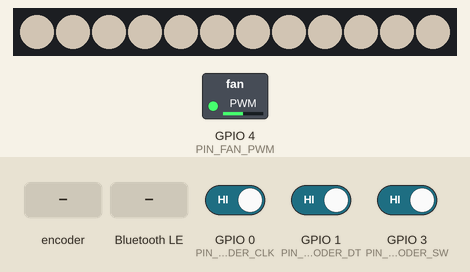
Recording of a sketch running on a simulated ESP32-C3. Shown: 12 RGB LEDs in strip order, left to right, switched loads named in the sketch (green lamp = pin HIGH). The inputs (shaded band) are chosen by the test bench; at power-on: GPIO 3 (PIN_ENCODER_SW) HIGH, GPIO 0 (PIN_ENCODER_CLK) HIGH, GPIO 1 (PIN_ENCODER_DT) HIGH. Dim RGB values are drawn brighter than linear; nothing arrives over Bluetooth unless stated; a phone connects over Bluetooth LE 3 s after start; what the sketch prints to the serial monitor is not drawn.

Above: at 1.7 s.
1.8 s: rotary encoder on GPIO 0 (PIN_ENCODER_CLK) / GPIO 1 (PIN_ENCODER_DT) turned 3 steps (first pin leading)
At 2.1 s:
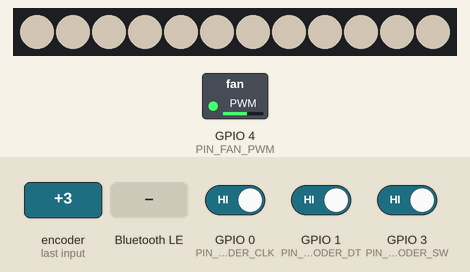
3.9 s: GPIO 3 (PIN_ENCODER_SW) driven LOW
At 5.9 s:
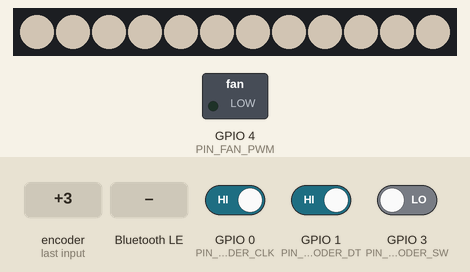
6.4 s: rotary encoder on GPIO 0 (PIN_ENCODER_CLK) / GPIO 1 (PIN_ENCODER_DT) turned 3 steps (first pin leading)
At 7.3 s:
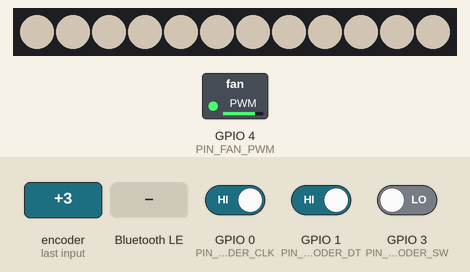
8.5 s: Bluetooth LE write "OFF" received
At 9.7 s:
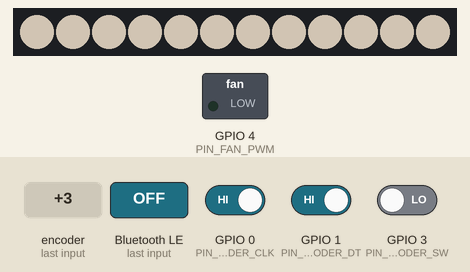
10.0 s: Bluetooth LE write "ON" received
At 11.0 s:
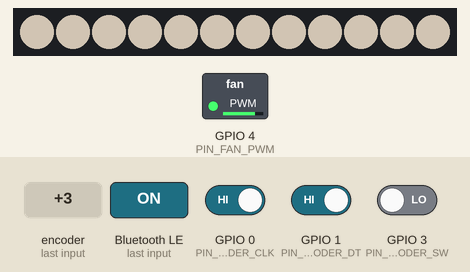
Timing chart, 0 to 13.0 s (numbered marks = the images above; inputs shaded):
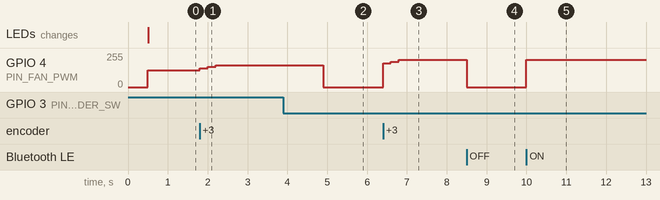

Measured:
- after the input at 1.8 s, GPIO 4 (PIN_FAN_PWM): 127/255 → 139/255 at once, → 152/255 0.20 s later, → 164/255 0.20 s later
- after the input at 3.9 s, GPIO 4 (PIN_FAN_PWM): 164/255 → 0/255 after 1.0 s
- after the input at 6.4 s, GPIO 4 (PIN_FAN_PWM): 0/255 → 177/255 at once, → 190/255 0.20 s later, → 203/255 0.20 s later
- after the input at 8.5 s, GPIO 4 (PIN_FAN_PWM): 203/255 → 0/255 at once
- after the input at 10.0 s, GPIO 4 (PIN_FAN_PWM): 0/255 → 203/255 at once

The sketch:

fluxinator.ino
```cpp
#include <Arduino.h>
#include <Adafruit_NeoPixel.h>
#include <BLEDevice.h>
#include <BLEServer.h>
#include <BLEUtils.h>
#include <BLE2902.h>

// --- HARDWARE PINOUT ---
const int PIN_ENCODER_CLK = 0;
const int PIN_ENCODER_DT  = 1;
const int PIN_ENCODER_SW  = 3;
const int PIN_FAN_PWM     = 4;
const int PIN_ARGB_DATA   = 5;

// --- FAN PWM SPECS (Intel 4-wire standard: 25 kHz) ---
const int PWM_FREQ        = 25000;
const int PWM_RESOLUTION  = 8;
const int PWM_CHANNEL     = 0;

// --- ARGB CONFIGURATION ---
const int NUM_LEDS = 12;
Adafruit_NeoPixel strip(NUM_LEDS, PIN_ARGB_DATA, NEO_GRB + NEO_KHZ800);

// --- STATE MANAGEMENT ---
int fanSpeedPercent = 50;
int lastFanSpeedPercent = 50;
bool fanEnabled = true;
int ledBrightness = 120;

enum ControlMode { MODE_FAN, MODE_LIGHT };
ControlMode currentMode = MODE_FAN;

int lastClkState;
unsigned long lastButtonPress = 0;
bool buttonHeld = false;

// --- NORDIC UART SERVICE (NUS) ---
#define SERVICE_UUID           "6E400001-B5A3-F393-E0A9-E50E24DCCA9E"
#define CHARACTERISTIC_UUID_RX "6E400002-B5A3-F393-E0A9-E50E24DCCA9E"
#define CHARACTERISTIC_UUID_TX "6E400003-B5A3-F393-E0A9-E50E24DCCA9E"

BLEServer *pServer = NULL;
BLECharacteristic *pTxCharacteristic = NULL;
bool deviceConnected = false;
bool oldDeviceConnected = false;

// Hardware drivers
void setFanDuty(int percent) {
  int duty = 0;
  if (fanEnabled && percent > 0) {
    duty = map(percent, 0, 100, 0, 255);
  }
  #if ESP_ARDUINO_VERSION >= ESP_ARDUINO_VERSION_VAL(3, 0, 0)
    ledcWrite(PIN_FAN_PWM, duty);
  #else
    ledcWrite(PWM_CHANNEL, duty);
  #endif
}

void updateLEDs() {
  for (int i = 0; i < NUM_LEDS; i++) {
    strip.setPixelColor(i, strip.Color(255, 240, 220));
  }
  strip.setBrightness(ledBrightness);
  strip.show();
}

void sendBleStatus(String message) {
  if (deviceConnected && pTxCharacteristic != NULL) {
    message += "\r\n";
    pTxCharacteristic->setValue((uint8_t*)message.c_str(), message.length());
    pTxCharacteristic->notify();
  }
}

// Protocol Command Parser
void parseBleCommand(String cmd) {
  cmd.trim();
  cmd.toUpperCase();

  if (cmd.startsWith("FAN ") || cmd.startsWith("F ")) {
    int val = cmd.substring(cmd.indexOf(' ') + 1).toInt();
    fanSpeedPercent = constrain(val, 0, 100);
    fanEnabled = (fanSpeedPercent > 0);
    setFanDuty(fanSpeedPercent);
    sendBleStatus("FAN:" + String(fanSpeedPercent));
    Serial.printf("[BLE RX] Speed: %d%%\n", fanSpeedPercent);
  }
  else if (cmd.startsWith("LIGHT ") || cmd.startsWith("L ")) {
    int val = cmd.substring(cmd.indexOf(' ') + 1).toInt();
    ledBrightness = constrain(val, 0, 255);
    updateLEDs();
    sendBleStatus("LIGHT:" + String(ledBrightness));
    Serial.printf("[BLE RX] Light: %d/255\n", ledBrightness);
  }
  else if (cmd == "OFF") {
    fanEnabled = false;
    setFanDuty(0);
    sendBleStatus("FAN:OFF");
    Serial.println("[BLE RX] Fan STOP");
  }
  else if (cmd == "ON") {
    fanEnabled = true;
    if (fanSpeedPercent == 0) fanSpeedPercent = 50;
    setFanDuty(fanSpeedPercent);
    sendBleStatus("FAN:" + String(fanSpeedPercent));
    Serial.println("[BLE RX] Fan ENGAGE");
  }
  else if (cmd == "STATUS" || cmd == "?") {
    String stat = "STATUS:FAN=" + String(fanEnabled ? fanSpeedPercent : 0) +
                  ";LIGHT=" + String(ledBrightness);
    sendBleStatus(stat);
    Serial.println("[BLE RX] Status requested");
  }
}

class ServerCallbacks: public BLEServerCallbacks {
  void onConnect(BLEServer* pServer) {
    deviceConnected = true;
  };
  void onDisconnect(BLEServer* pServer) {
    deviceConnected = false;
  }
};

class CharacteristicCallbacks: public BLECharacteristicCallbacks {
  void onWrite(BLECharacteristic *pCharacteristic) {
    String rxValue = pCharacteristic->getValue();
    if (rxValue.length() > 0) {
      parseBleCommand(rxValue);
    }
  }
};

void setup() {
  Serial.begin(115200);
  delay(500);
  Serial.println("=== FLUXINATOR FIRMWARE v0.1-alpha ===");

  pinMode(PIN_ENCODER_CLK, INPUT_PULLUP);
  pinMode(PIN_ENCODER_DT, INPUT_PULLUP);
  pinMode(PIN_ENCODER_SW, INPUT_PULLUP);
  lastClkState = digitalRead(PIN_ENCODER_CLK);

  #if ESP_ARDUINO_VERSION >= ESP_ARDUINO_VERSION_VAL(3, 0, 0)
    ledcAttach(PIN_FAN_PWM, PWM_FREQ, PWM_RESOLUTION);
  #else
    ledcSetup(PWM_CHANNEL, PWM_FREQ, PWM_RESOLUTION);
    ledcAttachPin(PIN_FAN_PWM, PWM_CHANNEL);
  #endif

  strip.begin();
  updateLEDs();
  setFanDuty(fanSpeedPercent);

  // BLE Init
  BLEDevice::init("Fluxinator-C3");
  pServer = BLEDevice::createServer();
  pServer->setCallbacks(new ServerCallbacks());

  BLEService *pService = pServer->createService(SERVICE_UUID);

  pTxCharacteristic = pService->createCharacteristic(
                        CHARACTERISTIC_UUID_TX,
                        BLECharacteristic::PROPERTY_NOTIFY
                      );
  pTxCharacteristic->addDescriptor(new BLE2902());

  // Stöd för både WRITE och WRITE_NR
  BLECharacteristic *pRxCharacteristic = pService->createCharacteristic(
                                           CHARACTERISTIC_UUID_RX,
                                           BLECharacteristic::PROPERTY_WRITE |
                                           BLECharacteristic::PROPERTY_WRITE_NR
                                         );
  pRxCharacteristic->setCallbacks(new CharacteristicCallbacks());

  pService->start();

  BLEAdvertising *pAdvertising = BLEDevice::getAdvertising();
  pAdvertising->addServiceUUID(SERVICE_UUID);
  pAdvertising->setScanResponse(true);
  BLEDevice::startAdvertising();

  Serial.println("System ready. BLE advertising as 'Fluxinator-C3'");
}

void loop() {
  if (!deviceConnected && oldDeviceConnected) {
    delay(500);
    pServer->startAdvertising();
    Serial.println("BLE advertising resumed");
    oldDeviceConnected = deviceConnected;
  }
  if (deviceConnected && !oldDeviceConnected) {
    oldDeviceConnected = deviceConnected;
    Serial.println("BLE Client connected");
  }

  // 1. ROTARY ENCODER ROTATION
  int currentClkState = digitalRead(PIN_ENCODER_CLK);
  if (currentClkState != lastClkState && currentClkState == LOW) {
    bool clockwise = (digitalRead(PIN_ENCODER_DT) != currentClkState);

    if (currentMode == MODE_FAN) {
      fanSpeedPercent = constrain(fanSpeedPercent + (clockwise ? 5 : -5), 0, 100);
      fanEnabled = (fanSpeedPercent > 0);
      setFanDuty(fanSpeedPercent);
      Serial.printf("[ENCODER] Fan: %d%%\n", fanSpeedPercent);
      sendBleStatus("FAN:" + String(fanSpeedPercent));
    }
    else if (currentMode == MODE_LIGHT) {
      ledBrightness = constrain(ledBrightness + (clockwise ? 15 : -15), 0, 255);
      updateLEDs();
      Serial.printf("[ENCODER] Light: %d/255\n", ledBrightness);
      sendBleStatus("LIGHT:" + String(ledBrightness));
    }
  }
  lastClkState = currentClkState;

  // 2. ROTARY ENCODER BUTTON
  int buttonState = digitalRead(PIN_ENCODER_SW);
  if (buttonState == LOW) {
    if (lastButtonPress == 0) {
      lastButtonPress = millis();
    }
    else if (!buttonHeld && (millis() - lastButtonPress > 1000)) {
      buttonHeld = true;
      fanEnabled = !fanEnabled;
      if (fanEnabled) {
        fanSpeedPercent = (lastFanSpeedPercent > 0) ? lastFanSpeedPercent : 50;
      } else {
        lastFanSpeedPercent = fanSpeedPercent;
      }
      setFanDuty(fanSpeedPercent);
      Serial.printf("[BUTTON HOLD] Fan: %s\n", fanEnabled ? String(fanSpeedPercent) + "%" : "OFF");
      sendBleStatus(fanEnabled ? ("FAN:" + String(fanSpeedPercent)) : "FAN:OFF");
    }
  }
  else {
    if (lastButtonPress > 0) {
      if (!buttonHeld && (millis() - lastButtonPress > 50)) {
        currentMode = (currentMode == MODE_FAN) ? MODE_LIGHT : MODE_FAN;
        Serial.printf("[BUTTON CLICK] Mode -> %s\n", currentMode == MODE_FAN ? "FAN" : "LIGHT");
      }
      lastButtonPress = 0;
      buttonHeld = false;
    }
  }
}
```
